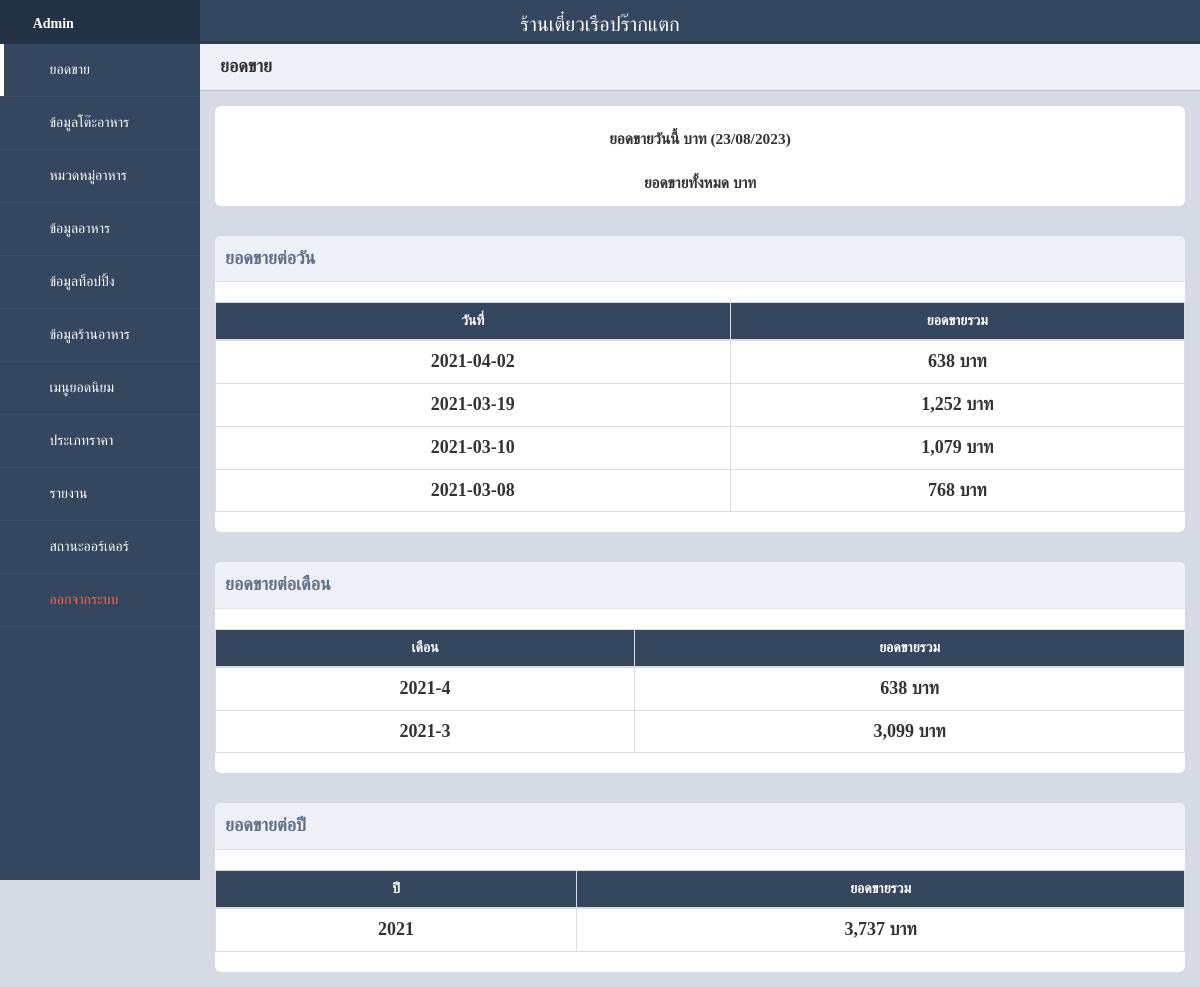
The app's page /admin/index.php with its own data.
### tables this page shows
CREATE TABLE `restaurant` (
  `id_restaurant` int(11) NOT NULL,
  `restaurant_name` varchar(100) NOT NULL,
  `restaurant_address` text NOT NULL,
  `restaurant_tel` varchar(10) NOT NULL,
  `restaurant_img` varchar(255) NOT NULL COMMENT 'รูปโลโก้ร้าน'
);

CREATE TABLE `orders` (
  `order_id` int(11) NOT NULL COMMENT 'ไอดีของออร์เดอร์',
  `order_date` date NOT NULL COMMENT 'วันที่การสั่งออร์เดอร์',
  `table_id` int(11) NOT NULL COMMENT 'โต๊ะของออร์เดอร์',
  `food_statusid` int(11) NOT NULL COMMENT 'สเตตัสของออร์เดอร์',
  `foodstatusid_dessert_drink` int(11) NOT NULL COMMENT 'สเตตัสสถานะของหวานและเครื่องดื่ม',
  `foodstatusid_hell` int(11) NOT NULL COMMENT 'สเตตัสสถานะเมนูนรก',
  `order_price` int(11) NOT NULL COMMENT 'ยอดใช้จ่ายทั้งหมด'
);

### admin/index.php (the view, shortened to what this page needs)
<?php include("config.php"); ?>
<!DOCTYPE html>
<html>
	<head>
		<link rel="stylesheet" href="css/bootstrap.min.css">
		<link rel="stylesheet" href="css/main.css">
		<link rel="stylesheet" href="fonts/Mali.css">
		<link rel="stylesheet" href="fonts/font-awesome.min.css">
		<link rel="stylesheet" href="css/ionicons.min.css">
		<link rel="stylesheet" href="css/dataTables.main.css"/>
		<link rel="stylesheet" href="css/jquery.fancybox.min.css" media="screen">
	</head>
	<body>
		<div class="header">
			<?php
			$sql="select * from restaurant";
			$result=$db->query($sql);
			while($row=$result->fetch_array(MYSQLI_BOTH)){
			?>
			<div class="namestore"><?=$row["restaurant_name"]?></div>
			<?php
			}
			?>
		</div>
		<div class="side-nav">
			<div class="logo">
			<i class="fa fa-tachometer">
				<a href="index.php"></i> Admin</a>
			</div>
			<nav>
				<ul>
					<li <?php if($_GET['page']=="main") echo'class="active"'?>>
						<a href="index.php" title="ยอดขาย">
							<span><i class="fa fa-bar-chart"></i></span>
							<span>ยอดขาย</span>
						</a>
					</li>
					<li <?php if($_GET['page']=="datatable") echo'class="active"'?>
						<?php if($_GET['page']=="datatable_edit") echo'class="active"'?>>
						<a href="?page=datatable" title="ข้อมูลโต๊ะอาหาร">
							<span><i class="fa fa-table"></i></span>
							<span>ข้อมูลโต๊ะอาหาร</span>
						</a>
					</li>
					<li <?php if($_GET['page']=="foodcategory") echo'class="active"'?>
					<?php if($_GET['page']=="foodcategory_new") echo'class="active"'?>
					<?php if($_GET['page']=="foodcategory_edit") echo'class="active"'?>>
						<a href="?page=foodcategory" title="หมวดหมู่อาหาร">
							<span><i class="fa fa-th-list"></i></span>
							<span>หมวดหมู่อาหาร</span>
						</a>
					</li>
					<li <?php if($_GET['page']=="foodinformation") echo'class="active"'?>
					<?php if($_GET['page']=="foodinformation_new") echo'class="active"'?>
					<?php if($_GET['page']=="foodinformation_edit") echo'class="active"'?>>
						<a href="?page=foodinformation" title="ข้อมูลอาหาร">
							<span><i class="fa fa-th"></i></span>
							<span>ข้อมูลอาหาร</span>
						</a>
					</li>
					<li <?php if($_GET['page']=="food_topping") echo'class="active"'?>
					<?php if($_GET['page']=="food_topping_new") echo'class="active"'?>
					<?php if($_GET['page']=="food_topping_edit") echo'class="active"'?>>
						<a href="?page=food_topping" title="ข้อมูลอาหาร">
							<span><i class="fa fa-fort-awesome"></i></span>
							<span>ข้อมูลท็อปปิ้ง</span>
						</a>
					</li>
					<li <?php if($_GET['page']=="restaurant") echo'class="active"'?>
					<?php if($_GET['page']=="restaurant_edit") echo'class="active"'?>>
						<a href="?page=restaurant" title="ข้อมูลร้านอาหาร">
							<span><i class="fa fa-cogs"></i></span>
							<span>ข้อมูลร้านอาหาร</span>
						</a>
					</li>
					<li <?php if($_GET['page']=="popularmenu") echo'class="active"'?>>
						<a href="?page=popularmenu" title="เมนูยอดนิยม">
							<span><i class="fa fa-thumbs-up"></i></span>
							<span>เมนูยอดนิยม</span>
						</a>
					</li>
					<li <?php if($_GET['page']=="price_category") echo'class="active"'?>
					<?php if($_GET['page']=="price_category_edit") echo'class="active"'?>>
						<a href="?page=price_category" title="ประเภทราคา">
							<span><i class="fa fa-star-half-o"></i></span>
							<span>ประเภทราคา</span>
						</a>
					</li>
					<li <?php if($_GET['page']=="report") echo'class="active"'?>>
						<a href="?page=report" title="รายงาน">
							<span><i class="fa fa-line-chart"></i></span>
							<span>รายงาน</span>
						</a>
					</li>
					<li <?php if($_GET['page']=="orders") echo'class="active"'?>>
						<a href="?page=orders" title="ออร์เดอร์">
							<span><i class="fa fa-sort"></i></span>
							<span>สถานะออร์เดอร์</span>
						</a>
					</li>
					<li <?php if($_GET['page']=="logout") echo'class="active"'?>>
						<a href="?page=logout" title="ออกจากระบบ">
							<span><i class="fa fa-sign-out"></i></span>
							<span style="color: tomato;">ออกจากระบบ</span>
						</a>
					</li>
				</ul>
			</nav>
		</div>
		<div class="main-content">
		<?php
		if(@$_GET['fd'])
		$file=$_GET['fd']."/".$_GET['page'].".php";
		else
		$file=@$_GET['page'].".php";
		if(is_file($file)){
		require_once("$file");
		}
		else{
		require_once("main.php");
		}
		?>
		</div>
	</body>
</html>

### admin/main.php (shortened to what this page needs)
<?php
$today2=date("d/m/Y");
?>
			<div class="title">ยอดขาย</div>
			<div class="main">
				<div class="widget" style="text-align: center; flex-basis: 98%; height: 100px; padding: 0 10px 10px 10px; font-size: 1.1em">
					<br>
					<b>ยอดขายวันนี้ <b id="showData2"></b> บาท (<?=$today2?>)</b>
					<br><br>
					<b>ยอดขายทั้งหมด  <b id="showData1"></b> บาท</b>
				</div>
				<div class="widget">
					<div class="title">ยอดขายต่อวัน</div>
					<div class="chart"><br>
						<table class="table table-hover table-bordered" id="example" width="100%">
							<thead style="background-color: #35475e">
							<tr>
								<th>วันที่</th>
								<th>ยอดขายรวม</th>
							</tr>
							</thead>
							<tbody>
							<?php
								$sql="SELECT order_date,order_price,order_id, SUM(order_price) as order_price FROM orders GROUP BY order_date order by order_id DESC";
								$result=$db->query($sql);
        						while($row=$result->fetch_array(MYSQLI_BOTH)){
							?>
								<tr>
									<td><?php echo $row["order_date"];?></td>
									<td><?php echo number_format($row["order_price"]);?> บาท</td>
								</tr>
							<?php } ?>
							</tbody>
						</table>
					</div>
				</div>
				<div class="widget">
					<div class="title">ยอดขายต่อเดือน</div>
					<div class="chart"><br>
					<table class="table table-hover table-bordered" id="example2" width="100%">
						<thead style="background-color: #35475e">
							<tr>
								<th>เดือน</th>
								<th>ยอดขายรวม</th>
							</tr>
							</thead>
							<tbody>
							<?php
								$sql="SELECT order_date,order_price,order_id, MONTH(order_date) as order_datemonth, YEAR(order_date) as order_dateyear , SUM(order_price) as order_price FROM orders GROUP BY order_dateyear,order_datemonth order by order_id DESC";
								$result=$db->query($sql);
        						while($row=$result->fetch_array(MYSQLI_BOTH)){
							?>
								<tr>
									<td><?php echo $row["order_dateyear"].'-'.$row["order_datemonth"];?></td>
									<td><?php echo number_format($row["order_price"]);?> บาท</td>
								</tr>
							<?php } ?>
							</tbody>
						</table>
					</div>
				</div>
				<div class="widget">
					<div class="title">ยอดขายต่อปี</div>
					<div class="chart"><br>
					<table class="table table-hover table-bordered" id="example3" width="100%">
						<thead style="background-color: #35475e">
							<tr>
								<th>ปี</th>
								<th>ยอดขายรวม</th>
							</tr>
							</thead>
							<tbody>
							<?php
								$sql="SELECT order_date,order_price,order_id, YEAR(order_date) as order_dateyear , SUM(order_price) as order_price FROM orders GROUP BY order_dateyear order by order_id DESC";
								$result=$db->query($sql);
        						while($row=$result->fetch_array(MYSQLI_BOTH)){
							?>
								<tr>
									<td><?php echo $row["order_dateyear"];?></td>
									<td><?php echo number_format($row["order_price"]);?> บาท</td>
								</tr>
								<?php } ?>
							</tbody>
						</table>
					</div>
				</div>
			</div>

### admin/css/main.css (style rules this page uses)
* { box-sizing: border-box; }
body { margin: 0; padding: 0; font-family: 'Mali', cursive; background-color: #d5dae5; -webkit-font-smoothing: antialiased; -moz-osx-font-smoothing: grayscale; }
.header { position: absolute; width: 100%; z-index: 3; height: 44px; background-color: #fff; border-bottom: 3px solid #2d3d51; }
th { color: #fff; text-align: center; font-size: 14px; }
td { font-size: 10px; font-weight: bold; }
.namestore { margin-top: 10px; color: #233245; text-align: center; font-size: 20px; }
.logo { height: 44px; padding: 10px; font-weight: 700; }
.side-nav .logo { background-color: #233245; color: #fff; }
.logo i { font-size: 22px; }
.nav-trigger span, .nav-trigger span:before, span:after { width: 20px; height: 2px; background-color: #35475e; position: absolute; }
.side-nav { position: absolute; width: 100%; height: 110vh; background-color: #35475e; z-index: 1; display: none; }
.side-nav ul { margin: 0; padding: 0; }
.side-nav ul li { padding: 16px 16px; border-bottom: 1px solid #3c506a; position: relative; }
.side-nav ul li.active:before { content: ''; position: absolute; width: 4px; height: 100%; top: 0; left: 0; background-color: #fff; }
.side-nav ul li a { color: #fff; display: block; text-decoration: none; }
.side-nav ul li i { color: #0497df; min-width: 20px; text-align: center; }
.side-nav ul li span:nth-child(2) { margin-left: 10px; font-size: 14px; }
.main-content { padding: 40px; margin-top: 0; padding: 0; padding-top: 44px; height: 100%; overflow: scroll; }
.main-content .title { background-color: #eef1f7; border-bottom: 1px solid #b8bec9; padding: 10px 20px; font-weight: 700; color: #333; font-size: 18px; }
@media screen and (min-width: 600px) { th { color: #fff; text-align: center; font-size: 14px; } }
@media screen and (min-width: 600px) { td { font-size: 18px; font-weight: bold; } }
@media screen and (min-width: 600px) { .namestore { margin-top: 10px; color: #fff; text-align: center; font-size: 20px; } }
@media screen and (min-width: 600px) { .header { background-color: #35475e; z-index: 1; } }
@media screen and (min-width: 600px) { .nav-trigger span, .nav-trigger span:before, span:after { background-color: #fff; } }
@media screen and (min-width: 600px) { .side-nav { position: fixed; display: block; width: 70px; z-index: 2; max-height: 100%; overflow-x: hidden; } }
@media screen and (min-width: 600px) { .side-nav ul li span:nth-child(2) { display: none; } }
@media screen and (min-width: 600px) { .side-nav .logo i { padding-left: 12px; } }
@media screen and (min-width: 600px) { .side-nav .logo a { display: none; text-decoration: none; color: #fff; } }
@media screen and (min-width: 600px) { .side-nav ul li i { font-size: 26px; } }
@media screen and (min-width: 600px) { .side-nav ul li a { text-align: center; } }
@media screen and (min-width: 600px) { .main-content { margin-left: 70px; } }
@media screen and (min-width: 800px) { th { color: #fff; text-align: center; font-size: 14px; } }
@media screen and (min-width: 800px) { td { font-size: 18px; font-weight: bold; } }
@media screen and (min-width: 800px) { .side-nav { width: 200px; } }
@media screen and (min-width: 800px) { .side-nav ul li span:nth-child(2) { display: inline-block; } }
@media screen and (min-width: 800px) { .side-nav ul li i { font-size: 16px; } }
@media screen and (min-width: 800px) { .side-nav ul li a { text-align: left; } }
@media screen and (min-width: 800px) { .side-nav .logo i { padding-left: 0; } }
@media screen and (min-width: 800px) { .side-nav .logo a { display: inline-block; text-decoration: none; color: #fff; } }
@media screen and (min-width: 800px) { .main-content { margin-left: 200px; } }
.main { display: flex; flex-flow: row wrap; }
.widget { flex-basis: 300px; flex-grow: 10; height: 300px; margin: 15px; border-radius: 6px; background-color: #ffffff; position: relative; }
.widget .title { background-color: #eef1f7; border-bottom: 1px solid #dfe4ec; padding: 10px; border-top-left-radius: 6px; border-top-right-radius: 6px; color: #617085; font-weight: 600; }

### admin/main.php (style rules this page uses)
td { text-align: center; }
.widget { flex-basis: 100%; flex-grow: 10; height: auto; margin: 15px; border-radius: 6px; background-color: #ffffff; position: relative; }

### records on screen
restaurant: restaurant_name "ร้านเตี๋ยวเรือปร๊ากแตก"
orders: order_date "2021-04-02", order_price "638", order_dateyear "2021", order_datemonth "4"
orders: order_date "2021-03-19", order_price "1,252"
orders: order_date "2021-03-10", order_price "1,079"
orders: order_date "2021-03-08", order_price "768", order_dateyear "2021", order_datemonth "3", order_price "3,099", order_price "3,737"
